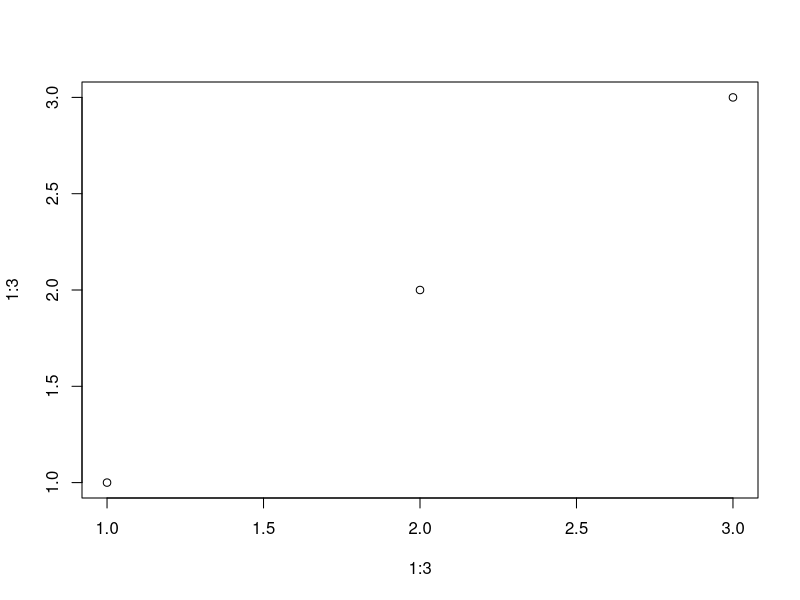

Source code (R):
## ---- chunk 1
plot(1:3, 1:3)
